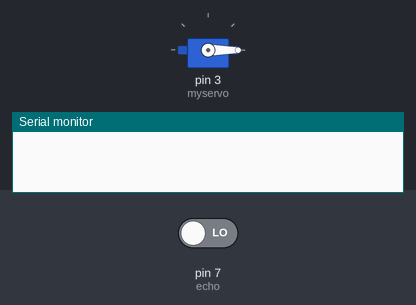
Simulated run of this sketch. Board: Arduino Uno, built with avr-gcc and run on an emulated ATmega328P. On the bench: servo, the last lines printed to the serial monitor. Inputs (shaded band) come from the test bench; at power-on: pin 7 (echo) LOW.

Above: at 0.1 s.
At 1.4 s:
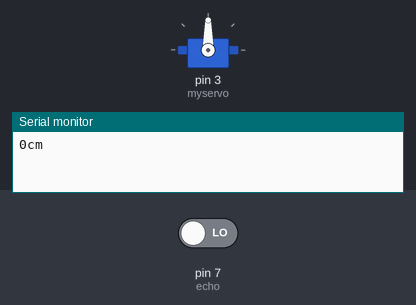
Timing chart, 0 to 2.9 s (numbered marks = the images above):
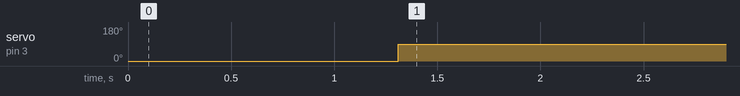

Measured:
- by itself, servo on pin 3 (myservo): 0° → 90° at 1.3 s

The sketch:

_26_ServoMoter_DistanceSensor_CrossLine.ino
```cpp
#include<Servo.h>

Servo myservo;
int trig = 6;
int echo = 7;

int crossState = 0;

void setup() {
  Serial.begin(9600);

  myservo.attach(3);
  pinMode(trig, OUTPUT);
  pinMode(echo, INPUT);

  myservo.write(0);
}

void loop() {

  digitalWrite(trig, HIGH);
  delay(10);
  digitalWrite(trig, LOW);

  int duration = pulseIn(echo, HIGH);
  int distance = (duration/2) / 29.1;
  delay(300);

  Serial.print(distance);
  Serial.println("cm");

  if(distance < 15){
    myservo.write(90);
    crossState = 1;
  }else if(distance >= 25 && crossState == 1){
    delay(2000);
    myservo.write(0);
    crossState = 0;
  }


}
```
